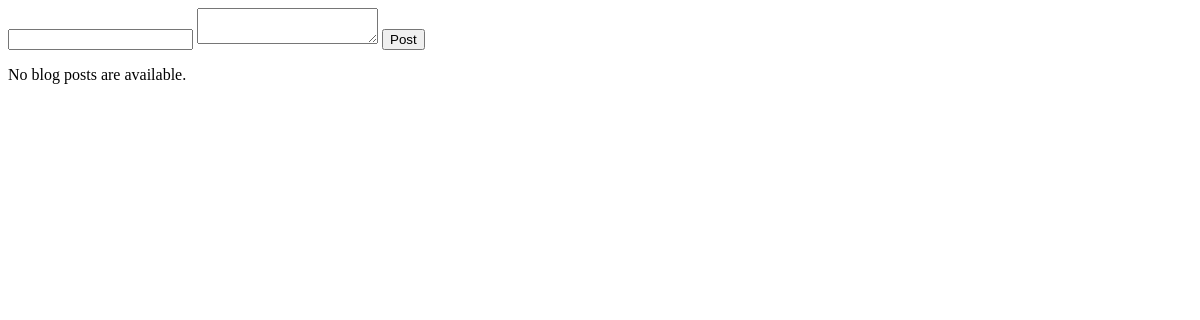
Before: / with the older database file.
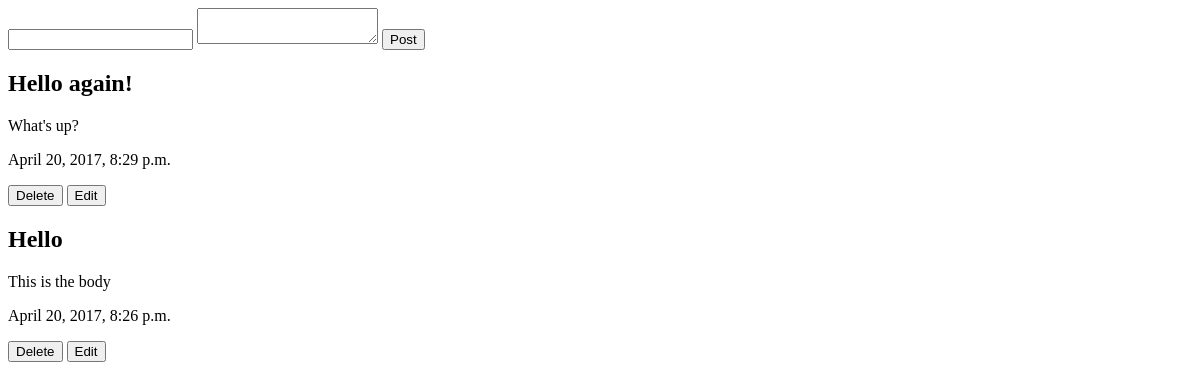
After: the same page with the newer database file.
### blog_project/models.py (models this page shows, shortened)
@python_2_unicode_compatible  # only if you need to support Python 2
class Post(models.Model):
    title = models.CharField(max_length=100)
    body = models.TextField()
    timestamp = models.DateTimeField(auto_now_add=True)

### blog_project/views.py (the view)
# urls.py: url(r'^$', views.IndexView.as_view(), name='index'),
class IndexView(generic.ListView):
    template_name = 'index.html'
    context_object_name = 'blog_posts'
    def get_queryset(self):
        return Post.objects.order_by('-timestamp')

### blog_project/templates/index.html (shortened to what this page needs)
{% load staticfiles %}
<link rel="stylesheet" type="text/css" href="{% static 'style.css' %}" />
<form action="/post" method="post">
    <input type="text" name="title"/>
    <textarea name="body"></textarea>
    <input type="submit" value="Post" />
</form>
{% if blog_posts %}
    {% for post in blog_posts %}
        <h2>{{post.title}}</h2>
        <p>{{post.body}}</p>
        <p>{{post.timestamp}}</p>
        <input type="submit" value="Delete" onclick="deletePost({{post.id}})"/>
        <input type="submit" value="Edit" onclick="editPost({{post.id}})"/>
    {% endfor %}
{% else %}
    <p>No blog posts are available.</p>
{% endif %}

Changed rows visible on the page:
added Post: title "Hello again!", body "What's up?", timestamp "April 20, 2017, 8:29 p.m."
added Post: title "Hello", body "This is the body", timestamp "April 20, 2017, 8:26 p.m."
Other visible differences:
text no longer shown: "No blog posts are available."
